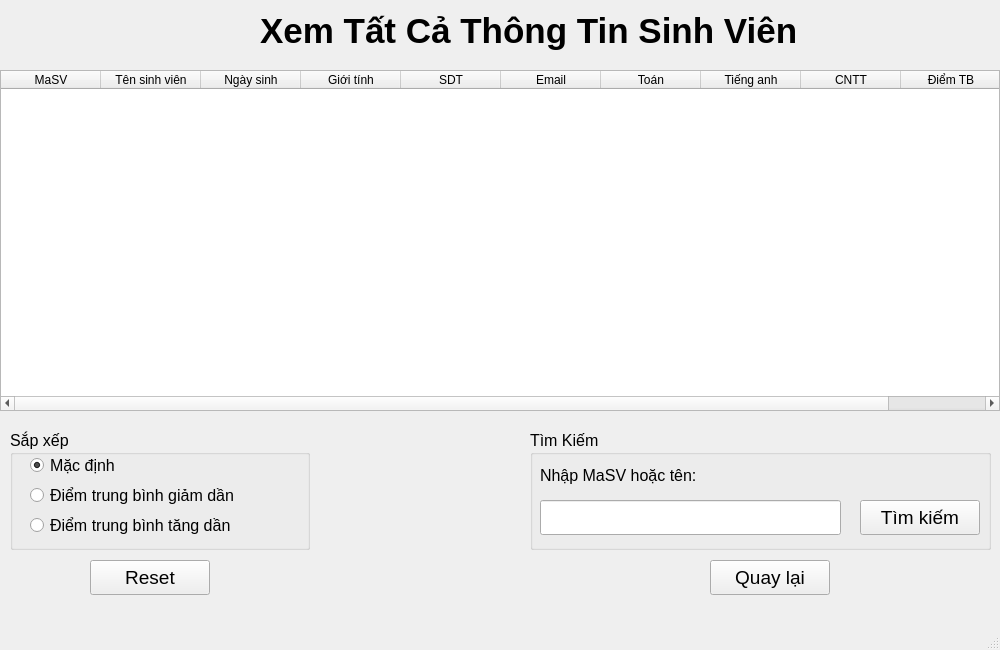
<?xml version="1.0" encoding="UTF-8"?>
<ui version="4.0">
 <class>MainWindow</class>
 <widget class="QMainWindow" name="MainWindow">
  <property name="geometry">
   <rect>
    <x>0</x>
    <y>0</y>
    <width>1000</width>
    <height>650</height>
   </rect>
  </property>
  <property name="windowTitle">
   <string>MainWindow</string>
  </property>
  <widget class="QWidget" name="centralwidget">
   <widget class="QTableWidget" name="table">
    <property name="geometry">
     <rect>
      <x>0</x>
      <y>70</y>
      <width>1000</width>
      <height>341</height>
     </rect>
    </property>
    <property name="font">
     <font>
      <pointsize>12</pointsize>
     </font>
    </property>
    <column>
     <property name="text">
      <string>MaSV</string>
     </property>
     <property name="font">
      <font>
       <pointsize>9</pointsize>
      </font>
     </property>
    </column>
    <column>
     <property name="text">
      <string>Tên sinh viên</string>
     </property>
     <property name="font">
      <font>
       <pointsize>9</pointsize>
      </font>
     </property>
    </column>
    <column>
     <property name="text">
      <string>Ngày sinh</string>
     </property>
     <property name="font">
      <font>
       <pointsize>9</pointsize>
      </font>
     </property>
    </column>
    <column>
     <property name="text">
      <string>Giới tính</string>
     </property>
     <property name="font">
      <font>
       <pointsize>9</pointsize>
      </font>
     </property>
    </column>
    <column>
     <property name="text">
      <string>SDT</string>
     </property>
     <property name="font">
      <font>
       <pointsize>9</pointsize>
      </font>
     </property>
    </column>
    <column>
     <property name="text">
      <string>Email</string>
     </property>
     <property name="font">
      <font>
       <pointsize>9</pointsize>
      </font>
     </property>
    </column>
    <column>
     <property name="text">
      <string>Toán</string>
     </property>
     <property name="font">
      <font>
       <pointsize>9</pointsize>
      </font>
     </property>
    </column>
    <column>
     <property name="text">
      <string>Tiếng anh</string>
     </property>
     <property name="font">
      <font>
       <pointsize>9</pointsize>
      </font>
     </property>
    </column>
    <column>
     <property name="text">
      <string>CNTT</string>
     </property>
     <property name="font">
      <font>
       <pointsize>9</pointsize>
      </font>
     </property>
    </column>
    <column>
     <property name="text">
      <string>Điểm TB</string>
     </property>
     <property name="font">
      <font>
       <pointsize>9</pointsize>
      </font>
     </property>
    </column>
   </widget>
   <widget class="QPushButton" name="btn_close">
    <property name="geometry">
     <rect>
      <x>710</x>
      <y>560</y>
      <width>120</width>
      <height>35</height>
     </rect>
    </property>
    <property name="font">
     <font>
      <pointsize>14</pointsize>
     </font>
    </property>
    <property name="text">
     <string>Quay lại</string>
    </property>
   </widget>
   <widget class="QPushButton" name="btn_clear">
    <property name="geometry">
     <rect>
      <x>90</x>
      <y>560</y>
      <width>120</width>
      <height>35</height>
     </rect>
    </property>
    <property name="font">
     <font>
      <pointsize>14</pointsize>
     </font>
    </property>
    <property name="text">
     <string>Reset</string>
    </property>
   </widget>
   <widget class="QLabel" name="label_4">
    <property name="geometry">
     <rect>
      <x>260</x>
      <y>0</y>
      <width>691</width>
      <height>61</height>
     </rect>
    </property>
    <property name="font">
     <font>
      <pointsize>26</pointsize>
      <weight>75</weight>
      <bold>true</bold>
     </font>
    </property>
    <property name="text">
     <string>Xem Tất Cả Thông Tin Sinh Viên</string>
    </property>
   </widget>
   <widget class="QGroupBox" name="groupBox">
    <property name="geometry">
     <rect>
      <x>10</x>
      <y>430</y>
      <width>300</width>
      <height>120</height>
     </rect>
    </property>
    <property name="font">
     <font>
      <pointsize>12</pointsize>
     </font>
    </property>
    <property name="title">
     <string>Sắp xếp</string>
    </property>
    <widget class="QRadioButton" name="sort_asc">
     <property name="geometry">
      <rect>
       <x>20</x>
       <y>80</y>
       <width>260</width>
       <height>31</height>
      </rect>
     </property>
     <property name="font">
      <font>
       <pointsize>12</pointsize>
      </font>
     </property>
     <property name="text">
      <string>Điểm trung bình tăng dần</string>
     </property>
    </widget>
    <widget class="QRadioButton" name="sort_desc">
     <property name="geometry">
      <rect>
       <x>20</x>
       <y>50</y>
       <width>260</width>
       <height>31</height>
      </rect>
     </property>
     <property name="font">
      <font>
       <pointsize>12</pointsize>
      </font>
     </property>
     <property name="text">
      <string>Điểm trung bình giảm dần</string>
     </property>
    </widget>
    <widget class="QRadioButton" name="sort_default">
     <property name="geometry">
      <rect>
       <x>20</x>
       <y>20</y>
       <width>211</width>
       <height>31</height>
      </rect>
     </property>
     <property name="font">
      <font>
       <pointsize>12</pointsize>
      </font>
     </property>
     <property name="text">
      <string>Mặc định</string>
     </property>
     <property name="checked">
      <bool>true</bool>
     </property>
    </widget>
   </widget>
   <widget class="QGroupBox" name="groupBox_2">
    <property name="geometry">
     <rect>
      <x>530</x>
      <y>430</y>
      <width>461</width>
      <height>120</height>
     </rect>
    </property>
    <property name="font">
     <font>
      <pointsize>12</pointsize>
     </font>
    </property>
    <property name="title">
     <string>Tìm Kiếm</string>
    </property>
    <widget class="QLabel" name="label_2">
     <property name="geometry">
      <rect>
       <x>10</x>
       <y>30</y>
       <width>311</width>
       <height>31</height>
      </rect>
     </property>
     <property name="font">
      <font>
       <pointsize>12</pointsize>
      </font>
     </property>
     <property name="text">
      <string>Nhập MaSV hoặc tên:</string>
     </property>
    </widget>
    <widget class="QLineEdit" name="ip">
     <property name="geometry">
      <rect>
       <x>10</x>
       <y>70</y>
       <width>301</width>
       <height>35</height>
      </rect>
     </property>
    </widget>
    <widget class="QPushButton" name="btn_search">
     <property name="geometry">
      <rect>
       <x>330</x>
       <y>70</y>
       <width>120</width>
       <height>35</height>
      </rect>
     </property>
     <property name="font">
      <font>
       <pointsize>14</pointsize>
      </font>
     </property>
     <property name="text">
      <string>Tìm kiếm</string>
     </property>
    </widget>
   </widget>
  </widget>
  <widget class="QMenuBar" name="menubar">
   <property name="geometry">
    <rect>
     <x>0</x>
     <y>0</y>
     <width>1000</width>
     <height>26</height>
    </rect>
   </property>
  </widget>
  <widget class="QStatusBar" name="statusbar"/>
 </widget>
 <resources/>
 <connections/>
</ui>
